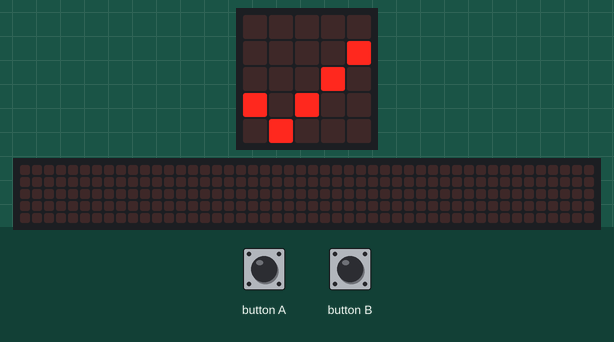
Simulated run of this program. Board: BBC micro:bit (MakeCode). Shown: the board's 5×5 LED display, a strip that is not on the board, showing the scrolling text unrolled. The inputs (shaded band) are chosen by the test bench. The 48×5 strip is a reading aid, not a part: it shows the text the display is scrolling, unrolled, one strip-width of it at a time.

Above: at 1.8 s.
1.9 s: button B pressed for 0.15 s
At 2.12 s:
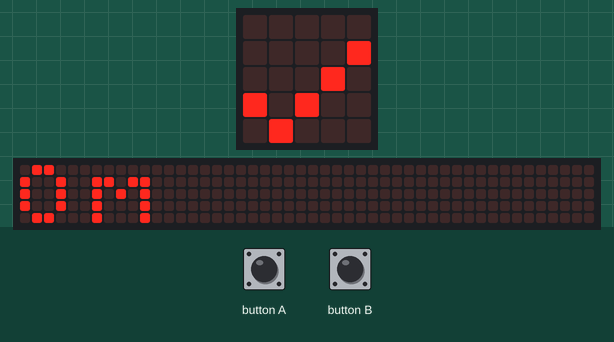
At 2.57 s:
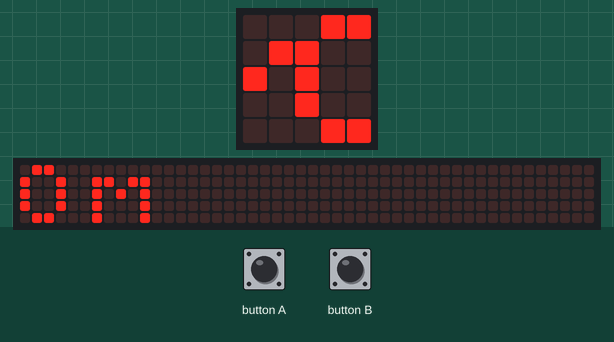
2.6 s: button A pressed for 0.15 s
At 8.2 s:
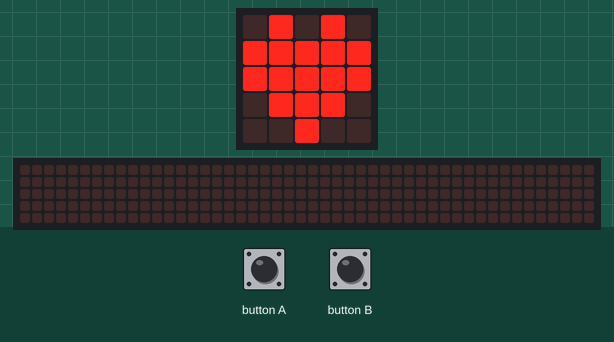

The program:

main.ts
```typescript
input.onButtonPressed(Button.A, function () {
    basic.showIcon(IconNames.Heart)
    开始计时 = 1
    秒数 = 0
})
input.onButtonPressed(Button.B, function () {
    结束计时 = 1
    for (let index = 0; index < 4; index++) {
        basic.showString("" + convertToText(Math.idiv(秒数, 60)) + "m")
        basic.showString("" + convertToText(秒数 % 60) + "s")
        basic.pause(2000)
    }
})
let 结束计时 = 0
let 开始计时 = 0
let 秒数 = 0
basic.showIcon(IconNames.Yes)
秒数 = 0
basic.forever(function () {
    if (开始计时 == 1 && 结束计时 == 0) {
        basic.pause(1000)
        秒数 += 1
    }
})
```

test.ts
```typescript
// 在此处测试；当此软件包作为插件使用时，将不会编译此软件包。
```

Measured:
- after the input at 1.9 s, the display: changes after 0.15 s (image 1)
- after the input at 2.6 s, the display: first differs from a run without the input after 4.9 s (image 3)
